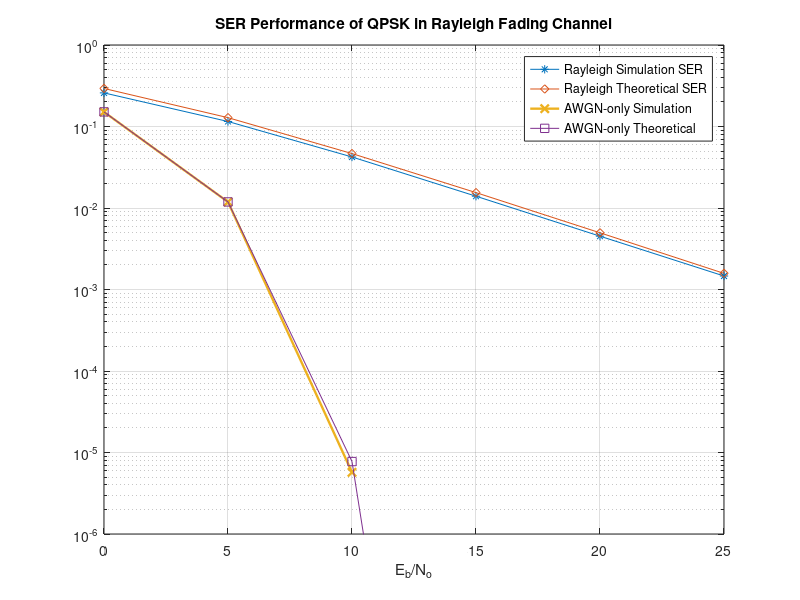
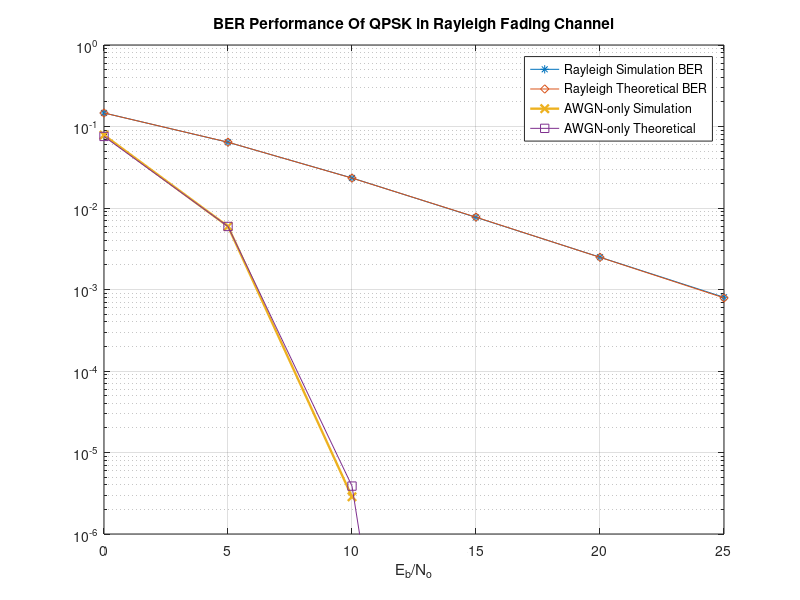

Reproduce these figures in MATLAB, in order.
% IMPORTANT
% The difference between theoretical symbol error probability and
% simulation symbol error rate for Rayleigh fading channel is due to
% the assumption that symbol errors are caused by only 1 bit error;
% however, 2 bit errors are also present in the simulation, though they are
% very rare. As you will see, BER and BEP plots exactly overlap,
% but SER and SEP plots have a narrow gap in between.
clear;clc;
err_min=100;
err_check = true;
sim_lim = 20;                               % Number of simulations to average over for a given SNR
qpsk_sym = exp(1i*pi.*(1:2:7)./4);          % Baseband QPSK symbols
qpsk_bits =[0,0;0,1;1,1;1,0];               % Gray coded bits for each symbol
SNR_increment = 5;                          % SNR increment for simulations
SNR_start = 0;                              % Minimum SNR
SNR_int = SNR_start:SNR_increment:25;       % SNR range
fading_symbol_errs_store = zeros(length(SNR_int),2);      % Placeholder matrix for symbol errors in fading case
awgn_ser_store = zeros(length(SNR_int),1);        % Placeholder matrix for symbol errors in awgn-only case
awgn_ber_store = zeros(length(SNR_int),1);        % Placeholder matrix for bit errors in awgn-only case
fading_ber_store = zeros(length(SNR_int),1);      % Placeholder matrix for bit errors in fading case
seq_len = 1e5;                              % Number of symbols for each simulation
for snr=SNR_int
    snr_index = snr/SNR_increment-SNR_start/SNR_increment+1;
    noise_stdev = sqrt(1/(2*2*10^(snr/10)));    % sqrt(No/2)
    sim_num = 0;
    while (err_check==true || sim_num <= sim_lim)
        % Rayleigh Fading channel
        sim_num = sim_num + 1;
        info_seq = randi([0,3],seq_len,1);      % Uniformly generated symbols
        info_bits = qpsk_bits(info_seq+1,:);    % Bits for generated symbols
        info_bits2 = info_bits';
        info_bits3 = info_bits2(:);
        channel = sqrt(0.5).*(randn(seq_len,1)+1i.*randn(seq_len,1));   % Rayleigh fading channel
        four_sym_seq1 = conj(qpsk_sym(info_seq+1)');
        four_sym_seq = four_sym_seq1.*abs(channel);                      % Symbols multiplied by channel gain
        four_sym_seq = four_sym_seq + noise_stdev.*(randn(seq_len,1)+1i.*randn(seq_len,1)); % Noise added
        four_sym_seq = repmat(four_sym_seq,[1,4]);
        fading_norms = abs(four_sym_seq-repmat(qpsk_sym,[seq_len,1]));
        [~,fading_detected] = min(fading_norms,[],2);           % Maximum Likelihood detection
        fading_detected = fading_detected-1;
        fading_symbol_err = length(find(fading_detected~=info_seq));
        fading_detected_bits = qpsk_bits(fading_detected+1,:);
        fading_detected_bits2 = fading_detected_bits';
        fading_detected_bits3 = fading_detected_bits2(:);
        fading_ber = length(find(fading_detected_bits3~=info_bits3));
        fading_ber_store(snr_index) = fading_ber_store(snr_index) + fading_ber;
        fading_symbol_errs_store(snr_index,1)=fading_symbol_errs_store(snr_index,1)+fading_symbol_err;
        % AWGN-only channel
        awgn_four_sym_seq = four_sym_seq1 + noise_stdev.*(randn(seq_len,1)+1i.*randn(seq_len,1));
        awgn_norms = abs(awgn_four_sym_seq-repmat(qpsk_sym,[seq_len,1]));
        [~,awgn_detected] = min(awgn_norms,[],2);
        awgn_detected = awgn_detected-1;
        awgn_ser = length(find(awgn_detected~=info_seq));
        awgn_detected_bits = qpsk_bits(awgn_detected+1,:);
        awgn_detected_bits2 = awgn_detected_bits';
        awgn_detected_bits3 = awgn_detected_bits2(:);
        awgn_ber = length(find(awgn_detected_bits3~=info_bits3));
        awgn_ber_store(snr_index) = awgn_ber_store(snr_index) + awgn_ber;
        awgn_ser_store(snr_index)=awgn_ser_store(snr_index,1)+awgn_ser;      
        if(fading_symbol_errs_store(snr_index,1)>100),err_check=false;end
    end
    fading_symbol_errs_store(snr_index,2)=sim_num;
end
err_store = fading_symbol_errs_store(:,1)./fading_symbol_errs_store(:,2)./seq_len;  % Averaging the error probabilities by
fading_ber_store = fading_ber_store./fading_symbol_errs_store(:,2)./seq_len./2;     % dividing total number of errors
awgn_ser_store = awgn_ser_store./seq_len./fading_symbol_errs_store(:,2);            % by simulation count
awgn_ber_store = awgn_ber_store./seq_len./fading_symbol_errs_store(:,2)./2;
EbNo = 10.^(SNR_int./10);
theoretical_symbol_error_qpsk_noise_only = 2.*qfunc(sqrt(2.*EbNo)).*(1-0.5.*qfunc(sqrt(2.*EbNo)));
theoretical_bit_error_qpsk_noise_only = theoretical_symbol_error_qpsk_noise_only./2;
theoretical_bit_error_qpsk_rayleigh = 0.5.*(1-sqrt(EbNo./(1+EbNo)));
theoretical_symbol_error_qpsk_rayleigh = 2.*theoretical_bit_error_qpsk_rayleigh;
semilogy(SNR_int,err_store,'-*');hold on;grid on;
semilogy(SNR_int,theoretical_symbol_error_qpsk_rayleigh,'-d');
semilogy(SNR_int,awgn_ser_store,'-x','LineWidth',1.7);
semilogy(SNR_int,theoretical_symbol_error_qpsk_noise_only,'-s');
legend('Rayleigh Simulation SER','Rayleigh Theoretical SER','AWGN-only Simulation','AWGN-only Theoretical');xlabel('E_b/N_o');
title('SER Performance of QPSK in Rayleigh Fading Channel')
set(gca,'FontSize',10);ylim([1e-6 1]);
figure,
semilogy(SNR_int,fading_ber_store,'-*');hold on;grid on;
semilogy(SNR_int,theoretical_bit_error_qpsk_rayleigh,'-d');
semilogy(SNR_int,awgn_ber_store,'-x','LineWidth',1.7);ylim([1e-6 1]);
semilogy(SNR_int,theoretical_bit_error_qpsk_noise_only,'-s');
legend('Rayleigh Simulation BER','Rayleigh Theoretical BER','AWGN-only Simulation','AWGN-only Theoretical');
xlabel('E_b/N_o');title('BER Performance Of QPSK in Rayleigh Fading Channel')
set(gca,'FontSize',10);ylim([1e-6 1]);